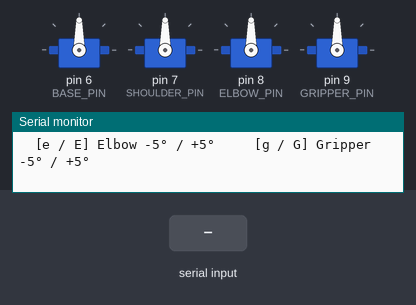
Bench run of a sketch on a simulated Arduino Mega 2560, built with avr-gcc and run on an emulated ATmega2560. On the bench: 4 × servo, the last lines printed to the serial monitor. The inputs (shaded band) are chosen by the test bench.

Above: at 1.2 s.
1.3 s: "t\n" received over Serial
At 9.0 s:
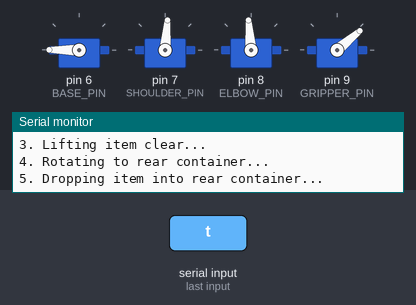
10.3 s: byte 103 ('g') received over Serial
At 11.6 s:
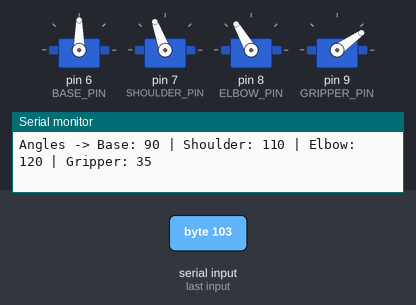
12.4 s: byte 101 ('e') received over Serial
At 13.4 s:
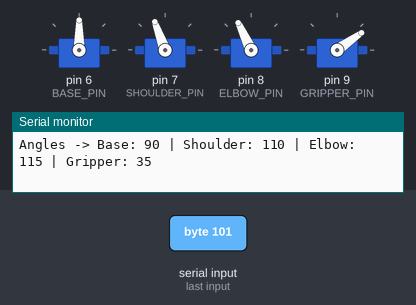
13.9 s: byte 104 ('h') received over Serial
At 14.3 s:
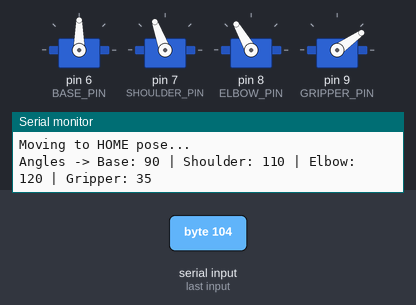
15.4 s: byte 116 ('t') received over Serial
At 18.1 s:
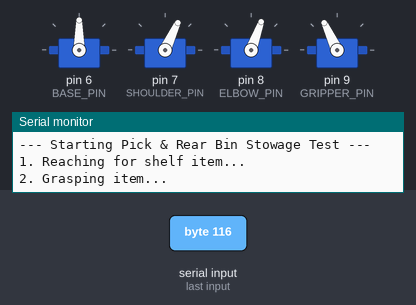
Timing chart, 0 to 26.5 s (numbered marks = the images above; inputs shaded):
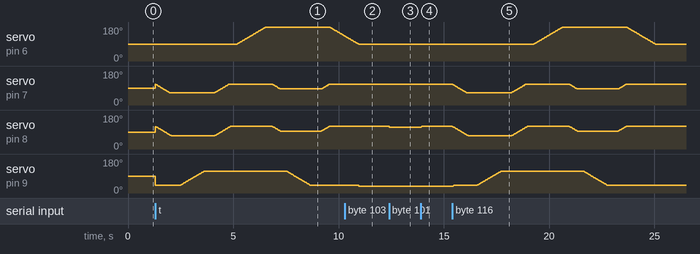

Measured:
- after the input at 1.3 s, servo on pin 6 (BASE_PIN): rises from 90° to 180° in 1.4 s, then falls to 133° in 3.7 s
- after the input at 10.3 s, servo on pin 9 (GRIPPER_PIN): 40° → 35° after 0.65 s
- after the input at 12.4 s, servo on pin 8 (ELBOW_PIN): 120° → 115° at once
- after the input at 13.9 s, servo on pin 8 (ELBOW_PIN): 115° → 120° at once
- after the input at 15.4 s, servo on pin 6 (BASE_PIN): rises from 90° to 180° in 1.4 s, then falls to 90° in 4.4 s; servo on pin 9 (GRIPPER_PIN): rises from 35° to 115° in 2.3 s, then falls to 40° in 5.1 s

The sketch:

arm_test.ino
```cpp
#include <Servo.h>

// ================= ARM PWM PINS (ARDUINO MEGA) =================
const int BASE_PIN     = 6;  // Rotates arm from front shelf (0°) to rear bin (180°)
const int SHOULDER_PIN = 7;  // Lifts and lowers main arm boom
const int ELBOW_PIN    = 8;  // Extends forward toward shelf / folds back
const int GRIPPER_PIN  = 9;  // Opens and closes claw

Servo baseServo;
Servo shoulderServo;
Servo elbowServo;
Servo gripperServo;

// Current joint angles (starting at safe stowed home position)
int currBase     = 90;
int currShoulder = 110;
int currElbow    = 120;
int currGripper  = 40;  // Open

// ================= CALIBRATED POSE ANGLES (TUNE THESE) =================
// 1. Stowed Home Position
const int HOME_BASE = 90, HOME_SHOULDER = 110, HOME_ELBOW = 120, GRIP_OPEN = 40;

// 2. Front Shelf Pickup Position
const int PICK_BASE = 90, PICK_SHOULDER = 65,  PICK_ELBOW = 70,  GRIP_CLOSE = 115;

// 3. Rear Self-Contained Bin Drop Position (180° rotated to back)
const int DROP_BASE = 180, DROP_SHOULDER = 85, DROP_ELBOW = 95;

void setup() {
  Serial.begin(115200);

  baseServo.attach(BASE_PIN);
  shoulderServo.attach(SHOULDER_PIN);
  elbowServo.attach(ELBOW_PIN);
  gripperServo.attach(GRIPPER_PIN);

  // Move slowly to initial home pose
  moveSmooth(HOME_BASE, HOME_SHOULDER, HOME_ELBOW, GRIP_OPEN, 15);

  printMenu();
}

void loop() {
  if (Serial.available() > 0) {
    char cmd = Serial.read();

    // Ignore newline/carriage return characters
    if (cmd == '\n' || cmd == '\r') return;

    switch (cmd) {
      case 't': // Run full Pick -> Rotate to Rear Bin -> Drop -> Home test cycle
      case 'T':
        runPickAndPlaceCycle();
        break;

      case 'h': // Return to stowed Home pose
      case 'H':
        Serial.println("Moving to HOME pose...");
        moveSmooth(HOME_BASE, HOME_SHOULDER, HOME_ELBOW, currGripper, 15);
        break;

      // --- Manual Joint Stepping (+5 / -5 degrees) for Calibration ---
      case 'b': currBase = constrain(currBase - 5, 0, 180); baseServo.write(currBase); break;
      case 'B': currBase = constrain(currBase + 5, 0, 180); baseServo.write(currBase); break;

      case 's': currShoulder = constrain(currShoulder - 5, 0, 180); shoulderServo.write(currShoulder); break;
      case 'S': currShoulder = constrain(currShoulder + 5, 0, 180); shoulderServo.write(currShoulder); break;

      case 'e': currElbow = constrain(currElbow - 5, 0, 180); elbowServo.write(currElbow); break;
      case 'E': currElbow = constrain(currElbow + 5, 0, 180); elbowServo.write(currElbow); break;

      case 'g': currGripper = constrain(currGripper - 5, 0, 180); gripperServo.write(currGripper); break;
      case 'G': currGripper = constrain(currGripper + 5, 0, 180); gripperServo.write(currGripper); break;

      default:
        printMenu();
        break;
    }

    printCurrentAngles();
  }
}

// ================= SMOOTH MOTION HELPER =================
// Moves all 4 joints simultaneously at a controlled speed to prevent jerking
void moveSmooth(int targetBase, int targetShoulder, int targetElbow, int targetGripper, int stepDelayMs) {
  while (currBase != targetBase || currShoulder != targetShoulder ||
         currElbow != targetElbow || currGripper != targetGripper) {

    if (currBase < targetBase) currBase++;
    else if (currBase > targetBase) currBase--;

    if (currShoulder < targetShoulder) currShoulder++;
    else if (currShoulder > targetShoulder) currShoulder--;

    if (currElbow < targetElbow) currElbow++;
    else if (currElbow > targetElbow) currElbow--;

    if (currGripper < targetGripper) currGripper++;
    else if (currGripper > targetGripper) currGripper--;

    baseServo.write(currBase);
    shoulderServo.write(currShoulder);
    elbowServo.write(currElbow);
    gripperServo.write(currGripper);

    delay(stepDelayMs);
  }
}

// ================= FULL PICK & REAR BIN PLACE SEQUENCE =================
void runPickAndPlaceCycle() {
  Serial.println("\n--- Starting Pick & Rear Bin Stowage Test ---");

  // 1. Open gripper and reach toward front shelf item
  Serial.println("1. Reaching for shelf item...");
  moveSmooth(PICK_BASE, PICK_SHOULDER, PICK_ELBOW, GRIP_OPEN, 15);
  delay(400);

  // 2. Close gripper to grasp item
  Serial.println("2. Grasping item...");
  moveSmooth(PICK_BASE, PICK_SHOULDER, PICK_ELBOW, GRIP_CLOSE, 15);
  delay(500);

  // 3. Lift item clear of shelf before rotating
  Serial.println("3. Lifting item clear...");
  moveSmooth(PICK_BASE, HOME_SHOULDER, HOME_ELBOW, GRIP_CLOSE, 15);
  delay(300);

  // 4. Rotate base 180° to face the rear self-contained container
  Serial.println("4. Rotating to rear container...");
  moveSmooth(DROP_BASE, HOME_SHOULDER, HOME_ELBOW, GRIP_CLOSE, 15);
  delay(300);

  // 5. Lower slightly over rear container and release item
  Serial.println("5. Dropping item into rear container...");
  moveSmooth(DROP_BASE, DROP_SHOULDER, DROP_ELBOW, GRIP_CLOSE, 15);
  delay(300);
  moveSmooth(DROP_BASE, DROP_SHOULDER, DROP_ELBOW, GRIP_OPEN, 15);
  delay(500);

  // 6. Lift arm and return to stowed home pose
  Serial.println("6. Returning to stowed HOME position...");
  moveSmooth(DROP_BASE, HOME_SHOULDER, HOME_ELBOW, GRIP_OPEN, 15);
  moveSmooth(HOME_BASE, HOME_SHOULDER, HOME_ELBOW, GRIP_OPEN, 15);

  Serial.println("--- Test Cycle Complete ---\n");
}

void printCurrentAngles() {
  Serial.print("Angles -> Base: "); Serial.print(currBase);
  Serial.print(" | Shoulder: ");     Serial.print(currShoulder);
  Serial.print(" | Elbow: ");        Serial.print(currElbow);
  Serial.print(" | Gripper: ");      Serial.println(currGripper);
}

void printMenu() {
  Serial.println("\n=== Robotic Arm Calibration & Test Menu ===");
  Serial.println("  [T] Run full Pick -> Rear Bin Drop -> Home sequence");
  Serial.println("  [H] Move to Home pose");
  Serial.println("  [b / B] Base -5° / +5°      [s / S] Shoulder -5° / +5°");
  Serial.println("  [e / E] Elbow -5° / +5°     [g / G] Gripper -5° / +5°\n");
}
```
